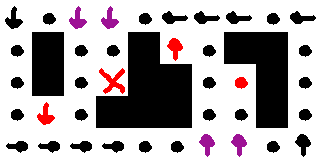

Rendered tile map (Tiled .tmx) drawn with the repository's tilesets; below, a short description and the full map source, tile grids included:
An orthogonal 10x5 tile map with 32x32 px tiles, 1 tile layer (flechas_pista).

<map version="1.0" orientation="orthogonal" width="10" height="5" tilewidth="32" tileheight="32">
 <tileset firstgid="1" name="editor_tileset" tilewidth="32" tileheight="32">
  <image source="../../Texture/editor_tileset.png" width="384" height="64" />
 </tileset>
 <layer name="flechas_pista" width="10" height="5">
  <data>
   <tile gid="3" />
   <tile gid="5" />
   <tile gid="8" />
   <tile gid="8" />
   <tile gid="5" />
   <tile gid="4" />
   <tile gid="4" />
   <tile gid="4" />
   <tile gid="5" />
   <tile gid="4" />
   <tile gid="5" />
   <tile gid="0" />
   <tile gid="5" />
   <tile gid="5" />
   <tile gid="0" />
   <tile gid="13" />
   <tile gid="5" />
   <tile gid="0" />
   <tile gid="0" />
   <tile gid="5" />
   <tile gid="5" />
   <tile gid="0" />
   <tile gid="5" />
   <tile gid="18" />
   <tile gid="0" />
   <tile gid="0" />
   <tile gid="5" />
   <tile gid="17" />
   <tile gid="0" />
   <tile gid="5" />
   <tile gid="5" />
   <tile gid="15" />
   <tile gid="5" />
   <tile gid="0" />
   <tile gid="0" />
   <tile gid="0" />
   <tile gid="5" />
   <tile gid="5" />
   <tile gid="0" />
   <tile gid="5" />
   <tile gid="2" />
   <tile gid="2" />
   <tile gid="2" />
   <tile gid="2" />
   <tile gid="5" />
   <tile gid="5" />
   <tile gid="6" />
   <tile gid="6" />
   <tile gid="5" />
   <tile gid="1" />
  </data>
 </layer>
</map>